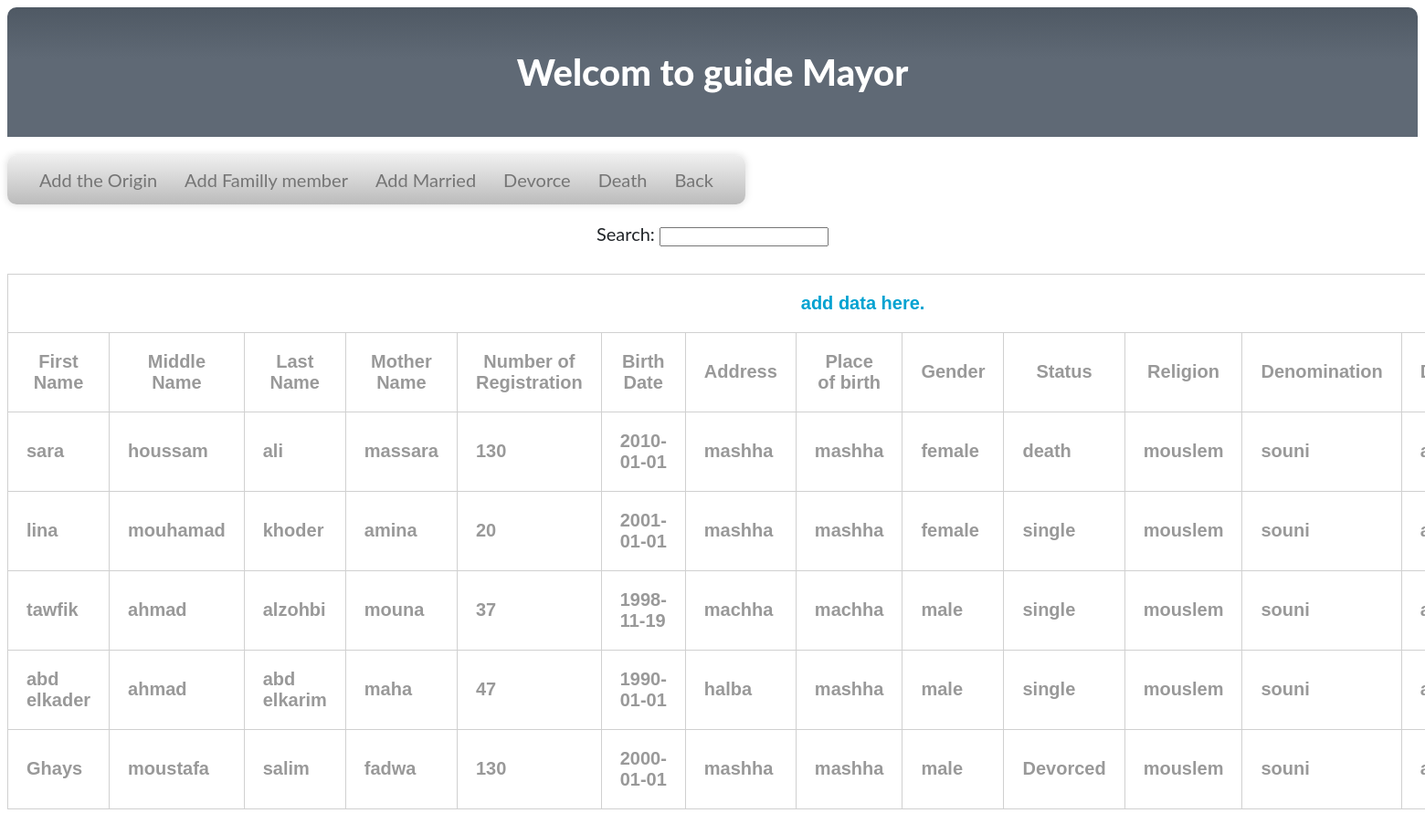
The page /showppl.php?id=8 on the database its author committed.
### tables this page shows
CREATE TABLE IF NOT EXISTS `people` (
  `id` int(11) NOT NULL AUTO_INCREMENT,
  `fn` varchar(20) NOT NULL,
  `mn` varchar(20) NOT NULL,
  `ln` varchar(20) NOT NULL,
  `mothername` varchar(20) NOT NULL,
  `nbreg` int(11) NOT NULL,
  `bd` date NOT NULL,
  `address` varchar(20) NOT NULL,
  `placeb` varchar(20) NOT NULL,
  `gender` varchar(20) NOT NULL,
  `status` varchar(20) NOT NULL,
  `denomination` varchar(80) NOT NULL,
  `religion` varchar(80) NOT NULL,
  `district` varchar(20) NOT NULL,
  `governorate` varchar(20) NOT NULL,
  `fid` int(11) NOT NULL,
  `mid` int(11) NOT NULL,
  `townid` int(11) NOT NULL,
  PRIMARY KEY (`id`),
  KEY `townid` (`townid`),
  KEY `townid_2` (`townid`),
  KEY `townid_3` (`townid`),
  KEY `townid_4` (`townid`)
);

### src/showppl.php (the view, shortened to what this page needs)
<!DOCTYPE html>
<html>
<head>
  <link rel="stylesheet" type="text/css" media="screen" href="main.css" />
</head>
<body>
<div class="header" >
<h1> Welcom to guide Mayor </h1>
</div>
<nav >
	<ul>
        <li><a href="addppl.php">Add the Origin</a>
		<li><a href="peopleAdd.php">Add Familly member</a>
		<li><a href="marry.php">Add Married</a>
		<li><a href="devorce.php">Devorce</a>
		<li><a href="dead.php">Death</a>
<li><a href="ppltown.php">Back</a>
					</ul>
</nav>
<center>
<center>
<div id="body">
<form>
Search: <input type="text" onkeyup="showHint(this.value)">
</form>
<pSuggestions: <div id="txtHint"></div></p>
 <div id="content">
    <table align="center">
    <tr>
    <th colspan="15"><a href="addppl.php">add data here.</a></th>
    </tr>
    <th>First Name</th>
    <th>Middle Name</th>
    <th>Last Name</th>
    <th>Mother Name</th>
    <th>Number of Registration</th>
    <th>Birth Date</th>
    <th>Address</th>
    <th>Place of birth</th>
    <th>Gender </th>
    <th>Status</th>
	<th>Religion</th>
    <th>Denomination</th>
    <th>District</th>
    <?php
        $id = $_SESSION['townenter'];
    $con= mysqli_connect("localhost", "root","", "guide");
 $sql_query="SELECT * FROM people where townid='$id'";
 $result=mysqli_query($con,$sql_query);
 while($row=mysqli_fetch_row($result))
 {
  ?>
        <tr>
        <td><?php echo $row[1]; ?></td>
        <td><?php echo $row[2]; ?></td>
        <td><?php echo $row[3]; ?></td>
        <td><?php echo $row[4]; ?></td>
        <td><?php echo $row[5]; ?></td>
        <td><?php echo $row[6]; ?></td>
        <td><?php echo $row[7]; ?></td>
        <td><?php echo $row[8]; ?></td>
        <td><?php echo $row[9]; ?></td>
        <td><?php echo $row[10]; ?></td>
        <td><?php echo $row[11]; ?></td>
        <td><?php echo $row[12]; ?></td>
        <td><?php echo $row[13]; ?></td>
        </tr>
        <?php
 }
 ?>
    </table>
    </div>
</center>
</body>
</html>

### src/css/main.css (style rules this page uses)
body { font-size: 20px; color: #212529; font-family: 'Lato', 'Times New Roman', serif; }
h1, h2, h3, h4, h5, h6 { font-weight: 800; font-family: 'Lato', 'Helvetica Neue', Helvetica, Arial, sans-serif; }
a { color: #212529; -webkit-transition: all 0.2s; -moz-transition: all 0.2s; transition: all 0.2s; }

### src/showppl.php (style rules this page uses)
nav ul { background: #efefef; background: linear-gradient(top, #efefef 0%, #bbbbbb 100%); background: -moz-linear-gradient(top, #efefef 0%, #bbbbbb 100%); background: -webkit-linear-gradient(top, #efefef 0%,#bbbbbb 100%); box-shadow: 0px 0px 9px rgba(0,0,0,0.15); padding: 0 20px; border-radius: 10px; list-style: none; position: relative; display: inline-table; }
nav ul:after { content: ""; clear: both; display: block; }
nav ul li { float: left; }
nav ul li a { display: block; padding:15px ; color: #757575; text-decoration: none; }
.header { color: white; background: #4b545f; background: linear-gradient(top, #4f5964 0%, #5f6975 40%); background: -moz-linear-gradient(top, #4f5964 0%, #5f6975 40%); background: -webkit-linear-gradient(top, #4f5964 0%,#5f6975 40%); text-align: center; border-radius: 10px 10px 0px 0px; padding:20px; }
table { width:80%; font-family:Tahoma, Geneva, sans-serif; font-weight:bolder; color:#999; margin-bottom:80px; }
table a { text-decoration:none; color:#00a2d1; }
table,td,th { border-collapse:collapse; border:solid #d0d0d0 1px; padding:20px; }

### rows shown on the page
people: fn "sara", mn "houssam", ln "ali", mothername "massara", nbreg "130", bd "2010-01-01", address "mashha", placeb "mashha", gender "female", status "death", denomination "mouslem", religion "souni"
people: fn "lina", mn "mouhamad", ln "khoder", mothername "amina", nbreg "20", bd "2001-01-01", address "mashha", placeb "mashha", gender "female", status "single", denomination "mouslem", religion "souni"
people: fn "tawfik", mn "ahmad", ln "alzohbi", mothername "mouna", nbreg "37", bd "1998-11-19", address "machha", placeb "machha", gender "male", status "single", denomination "mouslem", religion "souni"
people: fn "abd elkader", mn "ahmad", ln "abd elkarim", mothername "maha", nbreg "47", bd "1990-01-01", address "halba", placeb "mashha", gender "male", status "single", denomination "mouslem", religion "souni"
people: fn "Ghays", mn "moustafa", ln "salim", mothername "fadwa", nbreg "130", bd "2000-01-01", address "mashha", placeb "mashha", gender "male", status "Devorced", denomination "mouslem", religion "souni"
